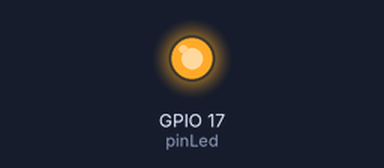
Bench run of a program on a simulated Raspberry Pi (BCM pin numbers). On the bench: output pins drawn as LEDs (lit = HIGH).

Above: at 0.1 s.
Timing chart, 0 to 1.6 s (numbered marks = the images above):
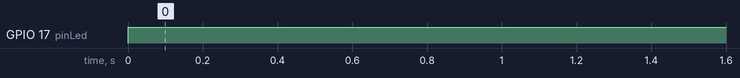

The program:

rintangan.py
```python
# -----------------------------------
# rintangan.py
#
# Contoh penggunaan sensor ultrasonik
#   untuk mengukur jarak
# -----------------------------------

import RPi.GPIO as GPIO

pinLed = 17
pinSensor = 4

GPIO.setwarnings(False)
GPIO.setmode(GPIO.BCM)
GPIO.setup(pinLed, GPIO.OUT)
GPIO.setup(pinSensor, GPIO.IN)

# Matikan LED
GPIO.output(pinLed, GPIO.LOW)

while True:
   statusSensor = GPIO.input(pinSensor)
   if statusSensor == GPIO.HIGH:
       GPIO.output(pinLed, GPIO.LOW)
   else:
       GPIO.output(pinLed, GPIO.HIGH)
```

Measured:
- by itself, GPIO 17 (pinLed): LOW → HIGH at 0.00 s
